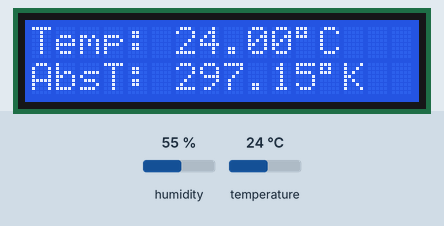
Recording of a sketch running on a simulated Arduino Uno, built with avr-gcc and run on an emulated ATmega328P. Parts: 16×2 character LCD. Inputs (shaded band) come from the test bench; at power-on: temperature 24 °C, humidity 55 %.

Above: at 2.2 s.
2.3 s: temperature set to 12 °C
At 5.8 s:
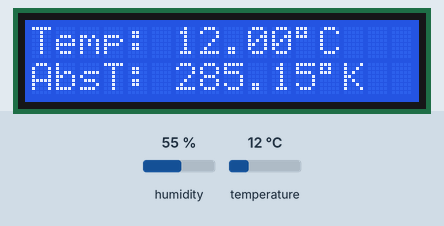
6.5 s: temperature set to 19 °C
At 8.8 s:
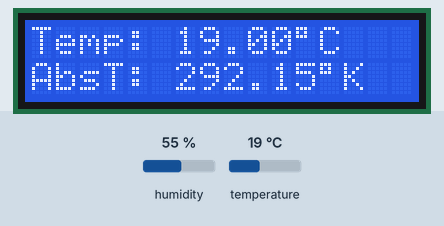
10.7 s: temperature set to 28 °C
At 11.7 s:
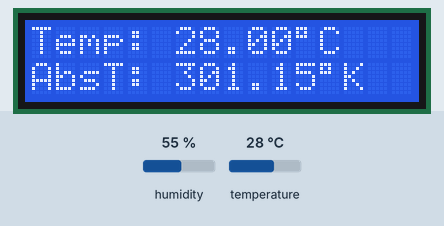
Timing chart, 0 to 13.7 s (numbered marks = the images above; inputs shaded):
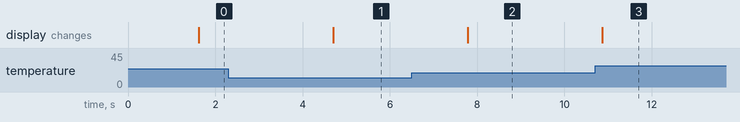

Measured:
- after the input at 2.3 s, the display: changes after 2.4 s (image 1)
- after the input at 6.5 s, the display: changes after 1.3 s (image 2)
- after the input at 10.7 s, the display: changes after 0.17 s (image 3)

The sketch:

temp_lcd.ino
```cpp
#include <LiquidCrystal_I2C.h>
#include <Wire.h>
#include "DHT.h"
#define DHTPIN 2
#define DHTTYPE DHT11

LiquidCrystal_I2C lcd(0x27, 16, 2);  // I2C address 0x3F, 16 column and 2 rows
DHT dht(DHTPIN, DHTTYPE);

void setup()
{
  dht.begin();     // initialize the sensor
  lcd.init();      // initialize the lcd
  lcd.backlight(); // open the backlight
}

void loop()
{
  delay(1500); // wait a few seconds between measurements

  float humi  = dht.readHumidity();    // read humidity
  float tempC = dht.readTemperature(); // read temperature
  lcd.clear();
  // check if any reads failed
  if (isnan(humi) || isnan(tempC)) {
    lcd.setCursor(0, 0);
    lcd.print("Error No Sensor");
  } else {
    lcd.setCursor(0, 0);  // start to print at the first row
    lcd.print("Temp: ");
    lcd.print(tempC);     // print the temperature
    lcd.print((char)223); // print ° character
    lcd.print("C");

    lcd.setCursor(0, 1);  // start to print at the second row
    lcd.print("AbsT: ");
    lcd.print(tempC + 273.15);      // print the humidity
    lcd.print((char)223); // print ° character
    lcd.print("K");
  }
}
```
